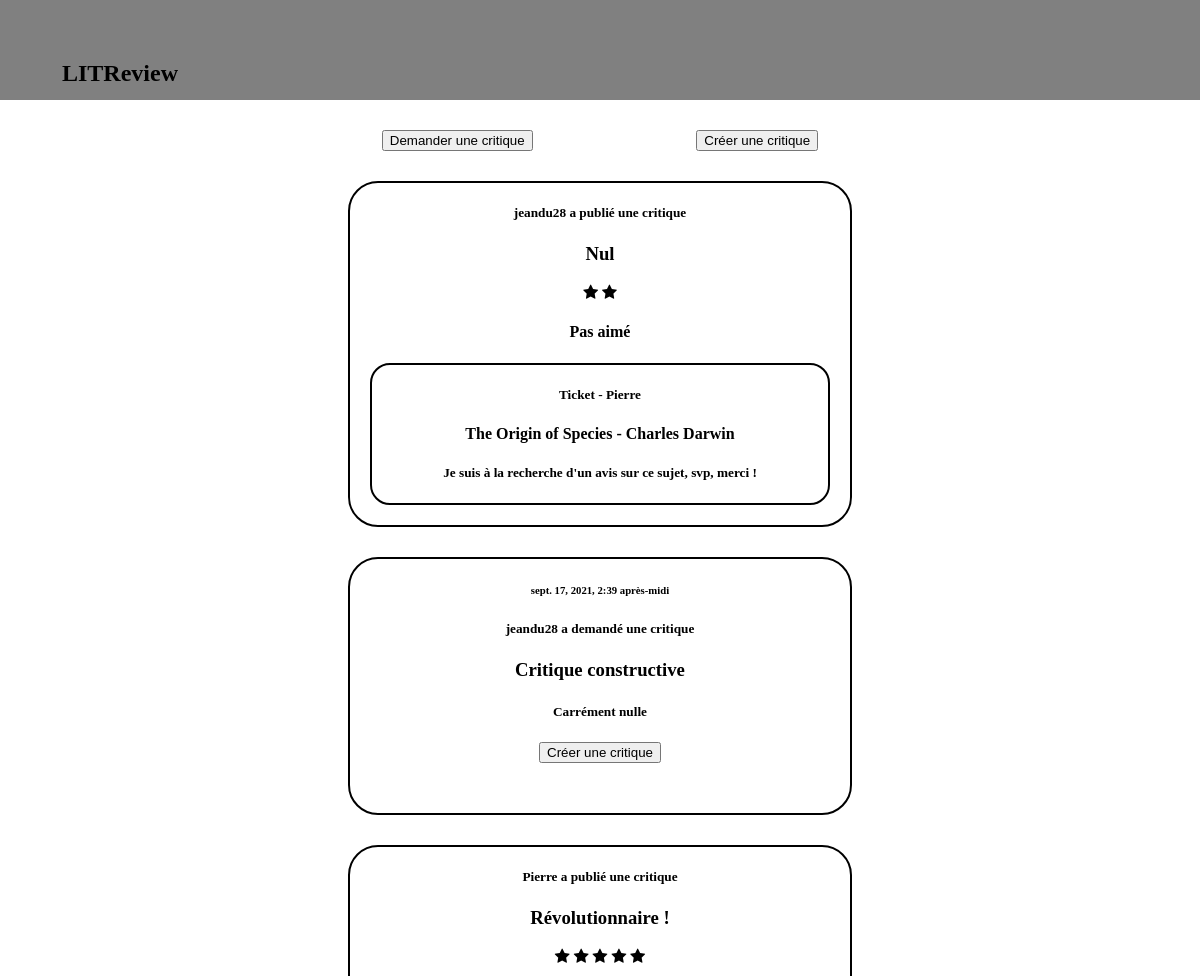
Before: /home/ (upper part) with the older database file.
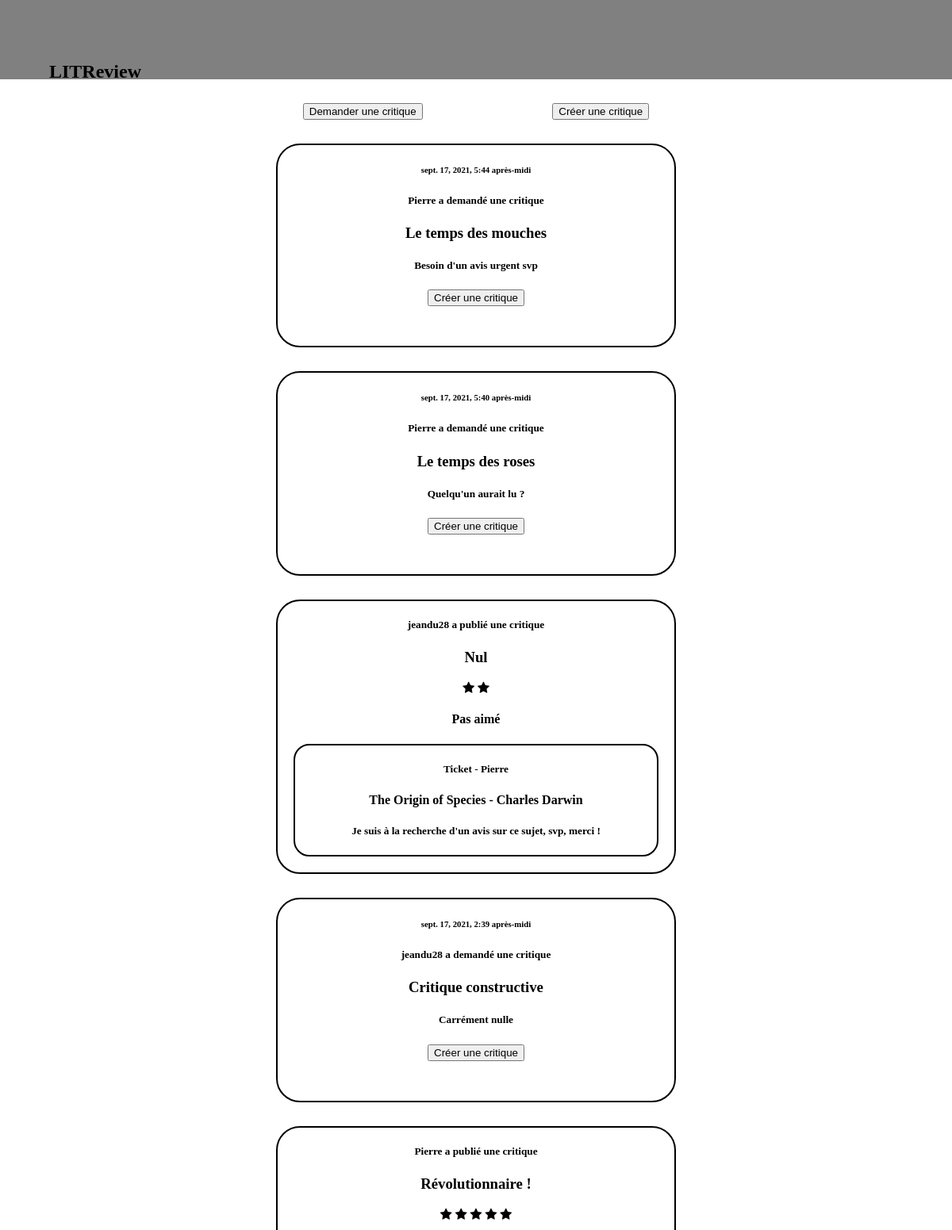
After: the same page with the newer database file.
### posts/models.py (models this page shows, shortened)
class Review(models.Model):
    ticket = models.ForeignKey(to=Ticket, on_delete=models.CASCADE)
    rating = models.PositiveSmallIntegerField(
        validators=[MinValueValidator(0), MaxValueValidator(5)])
    headline = models.CharField(max_length=128)
    body = models.CharField(max_length=8192, blank=True)
    user = models.ForeignKey(
        to=settings.AUTH_USER_MODEL, on_delete=models.CASCADE)
    time_created = models.DateTimeField(auto_now_add=True)

class Ticket(models.Model):
    title = models.CharField(max_length=128)
    description = models.TextField(max_length=2048,blank=True)
    user = models.ForeignKey(to=settings.AUTH_USER_MODEL,on_delete=models.CASCADE)
    image = models.ImageField(null=True,blank=True)
    time_created = models.DateTimeField(auto_now_add=True)

### posts/views.py (the view)
# urls.py: path('home/',CriticsHome.as_view(),name='home'),
class CriticsHome(ListView):
    model = Ticket
    context_object_name = "posts"
    template_name = 'posts/ticket_list.html'
    def get_queryset(self):
        tickets = Ticket.objects.filter()
        reviews = Review.objects.filter()
        users = User.objects.all()
        for review in reviews:
            for user in users:
                if review.user_id == user.id:
                    review.username = user.username
        for ticket in tickets:
            for user in users:
                if ticket.user_id == user.id:
                    ticket.username = user.username
        for review in reviews:
            for ticket in tickets:
                if review.ticket_id == ticket.id:
                    review.ticket = ticket
        result_list = sorted(
            chain(tickets, reviews),
            key=lambda instance: instance.time_created,reverse=True)
        return result_list

### posts/templates/posts/ticket_list.html
{% extends 'base.html' %}
{% block content %}
{% load static %}
<link rel="stylesheet" href="{% static 'css/style_ticket_list.css' %}">
<div class="buttons">
    <form action="/create_ticket" xmlns="http://www.w3.org/1999/html">
      <input type="submit" value="Demander une critique" class="button">
    </form>
    <form action="/create_review">
      <input type="submit" value="Créer une critique" class ="button">
    </form>
</div>
    <div id = 'flux'>
    {% for post in posts %}
        {% if post.headline != None %}
            <div class = 'review'>
                <div>
                        {% if user.id == post.user_id %}
                            <h5>Vous avez publié une critique</h5>
                        {% else %}
                                <h5>{{post.username}} a publié une critique</h5>
                        {% endif %}
                                <h3>{{post.headline}}</h3>
                                <link rel="stylesheet" href="https://cdnjs.cloudflare.com/ajax/libs/font-awesome/4.7.0/css/font-awesome.min.css">
                                {% for x in ""|ljust:post.rating %}
                                    {% if forloop.counter0 <= post.rating %}
                                        <span class="fa fa-star"></span>
                                    {% endif %}
                                {% endfor %}
                                <h4>{{post.body}}</h4>
                </div>
                <div class ='ticket_in'>
                    <h5>Ticket - {{post.ticket.username }}</h5>
                    <h4>{{post.ticket.title}}</h4>
                    <h5>{{post.ticket.description}}</h5>
                </div>
            </div>
        {% else %}
                <div class = 'ticket'>
                    <article>
                        <h6>{{ post.time_created }}</h6>
                        {% if user.username == post.user.username %}
                        <h5>Vous avez demandé une critique</h5>
                        <h3>{{ post.title}}</h3>
                        <h5>{{ post.description }}</h5>
                        {% else %}
                        <h5>{{ post.user }} a demandé une critique</h5>
                        <h3>{{ post.title}}</h3>
                        <h5>{{ post.description }}</h5>
                        <form action="/create_review" class="button_critic">
                          <input type="submit" value="Créer une critique">
                        </form>
                        {% endif %}
                    </article>
                </div>
        {% endif %}
    {% endfor %}
    </div>
{% endblock %}

Changed rows visible on the page:
added Ticket: time_created "sept. 17, 2021, 5:44 après-midi", user "Pierre", title "Le temps des mouches", description "Besoin d'un avis urgent svp"
added Ticket: time_created "sept. 17, 2021, 5:40 après-midi", user "Pierre", title "Le temps des roses", description "Quelqu'un aurait lu ?"
